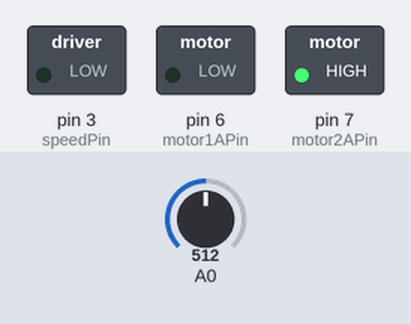
Simulated run of this sketch. Board: Arduino Uno, built with avr-gcc and run on an emulated ATmega328P. Parts: switched loads named in the sketch (green lamp = pin HIGH). The inputs (shaded band) are chosen by the test bench; at power-on: A0 = 512. What the sketch prints to the serial monitor is not drawn.

Above: at 0.1 s.
Timing chart, 0 to 1.6 s (numbered marks = the images above):
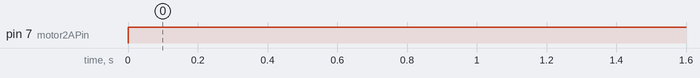

Measured:
- by itself, pin 7 (motor2APin): LOW → HIGH at 0.00 s

The sketch:

dcmotor.ino
```cpp
//#if ARDUINO >= 100
#include "Arduino.h"
//#else
//#include "WProgram.h"
//#include "pins_arduino.h"
//#endif

int speedPin = 3; // H-bridge enable pin for speed control
int motor1APin = 6; // H-bridge leg 1
int motor2APin = 7; // H-bridge leg 2
int speed_value_motor1; // value for motor speed

void setup() {
 // set digital i/o pins as outputs:
 pinMode(speedPin, OUTPUT);
 pinMode(motor1APin, OUTPUT);
 pinMode(motor2APin, OUTPUT);
 Serial.begin(9600);
}

void loop() {
 speedPin = analogRead(speedPin);
 Serial.println(speedPin);
 // put motor in forward motion
 digitalWrite(motor1APin, LOW); // set leg 1 of the H-bridge low
 digitalWrite(motor2APin, HIGH); // set leg 2 of the H-bridge high

 // just invert the above values for reverse motion,
 // i.e. motor1APin = HIGH and motor2APin = LOW

 // control the speed 0- 255
 speed_value_motor1 = 127; // half speed
 analogWrite(speedPin, speed_value_motor1); // output speed as
// PWM value
}
```
